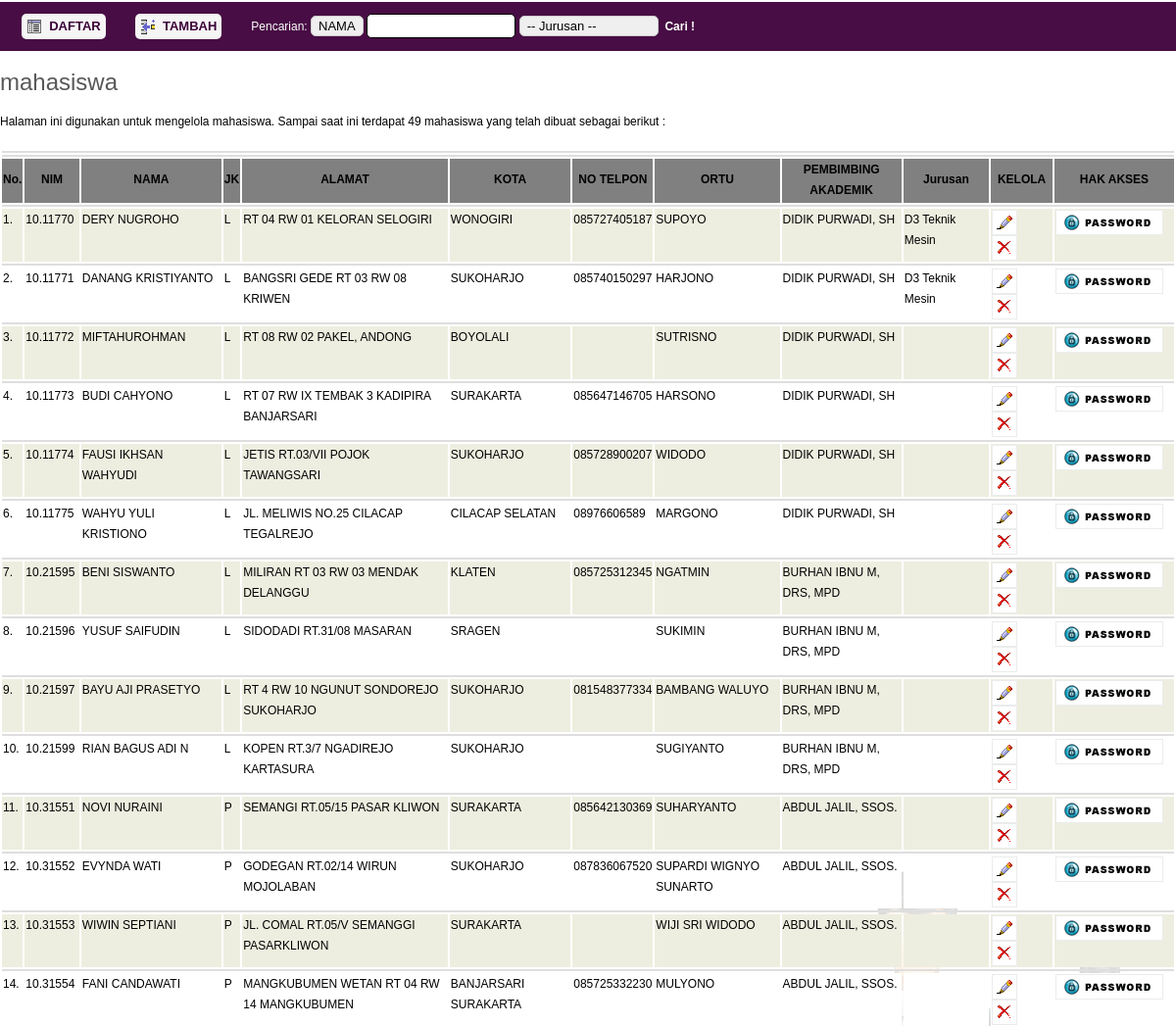
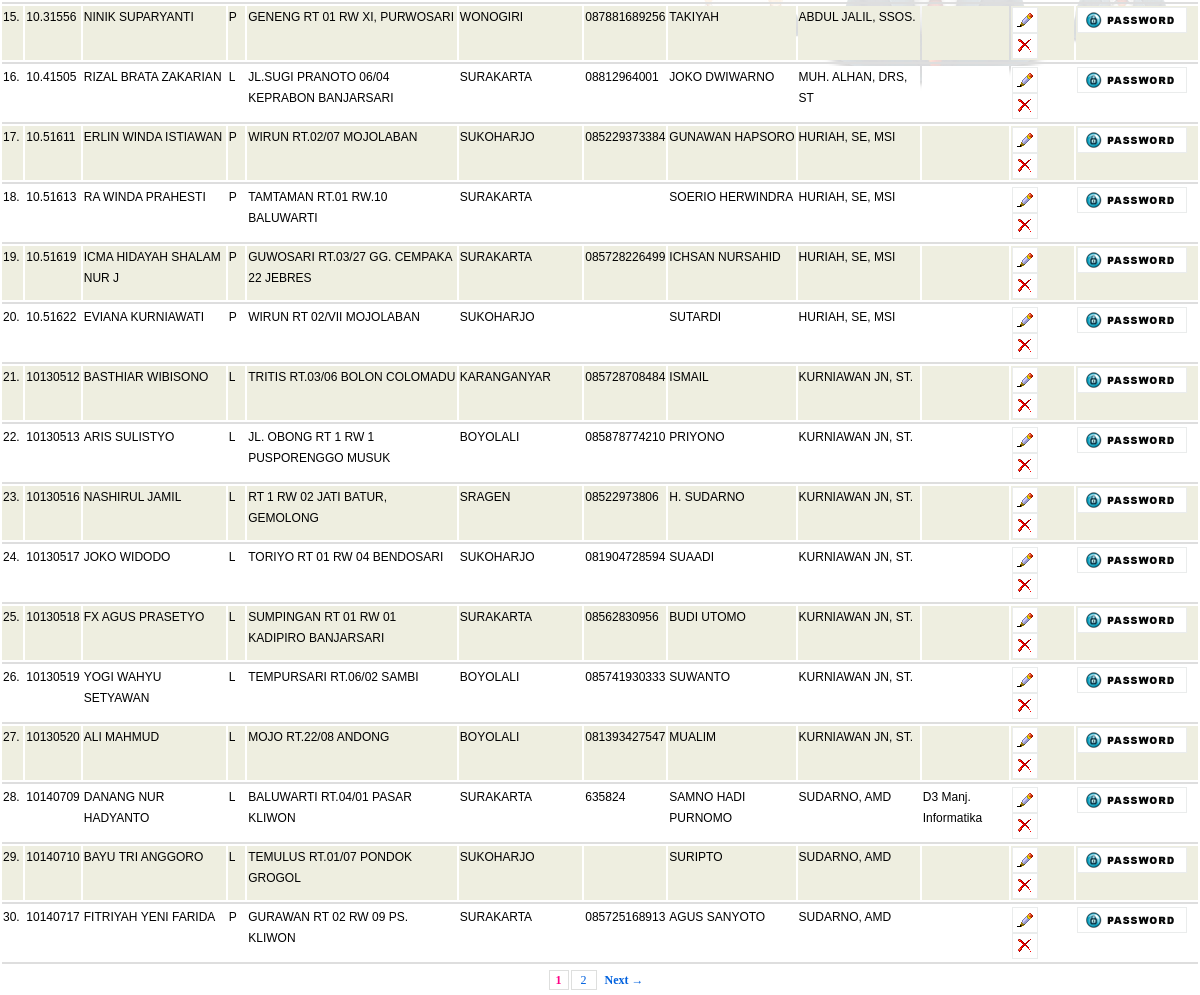
Screenshot of /app/mahasiswa/index.php (signed in) with the database file from the repository (2 pictures, top to bottom).
### tables this page shows
CREATE TABLE IF NOT EXISTS `mahasiswa` (
  `MHSID` varchar(10) NOT NULL,
  `MHSNAMA` varchar(40) DEFAULT NULL,
  `MHSJKEL` varchar(1) DEFAULT NULL,
  `MHSTMLHR` varchar(30) DEFAULT NULL,
  `MHSTGLHR` date DEFAULT NULL,
  `MHSWARGA` varchar(30) DEFAULT NULL,
  `MHSAGAMA` varchar(1) DEFAULT NULL,
  `MHSALMT` varchar(50) DEFAULT NULL,
  `MHSKOTA` varchar(30) DEFAULT NULL,
  `MHSNOTEL` varchar(15) DEFAULT NULL,
  `MHSKODEP` varchar(6) DEFAULT NULL,
  `MHSLULUS` varchar(4) DEFAULT NULL,
  `MHSASALP` varchar(50) DEFAULT NULL,
  `MHSORTUN` varchar(30) DEFAULT NULL,
  `MHSORALM` varchar(40) DEFAULT NULL,
  `MHSORKOTA` varchar(30) DEFAULT NULL,
  `MHSORKODEP` varchar(6) DEFAULT NULL,
  `MHSORPEG` varchar(4) DEFAULT NULL,
  `MHSPA` int(10) DEFAULT NULL,
  `JurusanId` int(10) DEFAULT NULL,
  `img` varchar(20) DEFAULT NULL,
  PRIMARY KEY (`MHSID`),
  KEY `MHSPA` (`MHSPA`,`JurusanId`)
);

CREATE TABLE IF NOT EXISTS `dosen` (
  `DosenId` int(10) NOT NULL,
  `DosenNama` varchar(40) DEFAULT NULL,
  `DosenAlamat` varchar(50) DEFAULT NULL,
  `DosenKota` varchar(30) DEFAULT NULL,
  `DosenTelp` varchar(12) DEFAULT NULL,
  `DosenHp` varchar(15) DEFAULT NULL,
  `DosenEmail` varchar(50) DEFAULT NULL,
  `DosenNIK` varchar(15) DEFAULT NULL,
  PRIMARY KEY (`DosenId`)
);

CREATE TABLE IF NOT EXISTS `jurusan` (
  `JurusanId` int(10) NOT NULL AUTO_INCREMENT,
  `JurusanNama` varchar(30) DEFAULT NULL,
  `kajur` varchar(15) DEFAULT NULL,
  `kodejur` varchar(4) DEFAULT NULL,
  PRIMARY KEY (`JurusanId`)
);

### app/mahasiswa/index.php (the view, shortened to what this page needs)
<?php
if($_SESSION[sebagai]=="admin" || $_SESSION[sebagai]=="staff")
{
	if(!empty($_SESSION['namauser']) || !empty($_SESSION['pwd']))
	{
	?>
		<!DOCTYPE HTML PUBLIC "-//W3C//DTD HTML 4.01 Transitional//EN" "http://www.w3.org/TR/html4/loose.dtd">
		<html>
		<head>
		<link href="../style.css" rel="stylesheet" type="text/css">
		</head>
		<body>
		<div class="main">
		  <div class="menu_nav">
			<ul>
				<li class="active"><a href="index.php"><img src="img/browse.png" alt="Lihat Data" align="left">&nbsp; <b>Daftar</b></a></li>
				<li class="active"><a href="index.php?p=module/mhs_tambah"><img src="img/sisip.png" alt="Tambah Data" align="left">&nbsp; <b> Tambah</b></a></li>
				<li class="active"><?php include('module/form_cari.php'); ?></li>
			</ul>
		  </div>
		  <div class="content">
			  <div class="mainbar">
				<div class="article">
				  <h2><span>mahasiswa</span></h2>
					<?php
					if(!empty($_GET['p']))
					{
						if(file_exists($_GET['p'].".php"))
						{
							require_once($_GET['p'].".php"); }
							else {echo "<h3 align=center><br>Error !!</h3>
							<b>Halaman yang dituju tidak ada</b>";
						}
					}
					else
					{
						$limit=30;
						$numresult=@mysql_query("select * from mahasiswa order by MHSID desc");
						$numrow=mysql_num_rows($numresult);
						if ($numrow==0)
						{
							echo "<p>Halaman ini digunakan untuk mengelola data mahasiswa. Sampai saat ini belum terdapat  mahasiswa</p>";
						}
						else
						{
							echo "<p>Halaman ini digunakan untuk mengelola mahasiswa. Sampai saat ini terdapat $numrow  mahasiswa yang telah dibuat sebagai berikut :</p>";
							$n= "0";
							$i="1";
							$offset=$_GET['offset'];
							if ($offset!=0)
							{
							$no=0+$offset;
							}
							else
							{
							$no=0;
							}
							$result=@mysql_query("select * from mahasiswa order by MHSID ASC  limit $offset,$limit");
							echo "<table border=0 width='100%'>";
							echo "<tr bgcolor=#dedede><td colspan=12></td></tr>";
							echo "<tr bgcolor=#dedede><td colspan=12></td></tr>";
							echo "<tr bgcolor=grey><th >No.</th><th>NIM</th><th>NAMA</th><TH>JK</TH><TH>ALAMAT</TH><TH>KOTA</TH><TH>NO TELPON</TH><TH>ORTU</TH><TH>PEMBIMBING AKADEMIK</TH><TH>Jurusan</TH><TH>KELOLA</TH><TH>HAK AKSES</TH></tr>";
							echo "<tr bgcolor=#dedede><td colspan=12></td></tr>";
							while ($isiresult=@mysql_fetch_array($result))
							{
								$no++;
								if ($n==0)
								{
									echo "<tr bgcolor=#eeeEE valign=top>";$n++; } else {echo "<tr bgcolor=white valign=top>";$n--;
								}
								echo "<td>$no.</td>";
								echo "<td>$isiresult[MHSID]</td>";
								echo "<td>$isiresult[MHSNAMA]</td>";
								echo "<td>$isiresult[MHSJKEL]</td>";
								echo "<td>$isiresult[MHSALMT]</td>";
								echo "<td>$isiresult[MHSKOTA]</td>";
								echo "<td>$isiresult[MHSNOTEL]</td>";
								echo "<td>$isiresult[MHSORTUN]</td>";
								$isidosen=mysql_fetch_array(mysql_query("select DosenNama from dosen where DosenId='$isiresult[MHSPA]'  "));
								echo "<td>$isidosen[DosenNama]</td>";
								$isiJurusan=mysql_fetch_array(mysql_query("select JurusanNama from jurusan where JurusanId='$isiresult[JurusanId]'  "));
								echo "<td>$isiJurusan[JurusanNama]</td>";
								echo "<td>";
								echo "<a href=index.php?p=module/mhs_tambah&id=$isiresult[MHSID]><img src='img/b_edit.png' alt='Edit'></a>";
								echo "<a href=index.php?p=module/mhs_proses&aksi=konfirmasi&id=$isiresult[MHSID]><img src='img/b_drop.png' alt='Hapus'></a>";
								echo "</td>";
								echo "<td>";
								echo "<a href=index.php?p=module/mhs_password&id=$isiresult[MHSID]><img src='img/password.png' alt='Password'></a>";
								echo "</td>";
								echo "</tr>";
								echo "<tr bgcolor=#dedede><td colspan=12></td></tr>";
							}
							echo "</table>";
							echo "<div class='paging'>";
								$halaman=intval($numrow/$limit);
								if ($numrow%$limit)
								{
									$halaman++;
								}
								for ($i1;$i<=$halaman;$i++)
								{
									$newoffset=$limit*($i-1);
									if ($_GET['offset']!=$newoffset)
									{
										echo "<a  href=index.php?offset=$newoffset style=text-decoration:none> $i </a>";
									}
									else
									{
										echo " <span class='current'><b>".$i."</b></span>";
									}
								}
								if (!(($offset/$limit)+1==$halaman) && $halaman!=1)
								{
									$newoffset=$_GET['offset']+$limit;
									echo "<span class='prevnext'><a href=index.php?&offset=$newoffset style=text-decoration:none> Next &rarr;</a></span>";
								}
								echo "</div>";
						}
				}
				?>
				</div>
				</div>
			</div>
		  </div>
		</body>
		</html>
	<?php
	}
	else
	{
		header("Location: ../../index.php");
	}
}
else
{
	echo "<center><blink><font color='red'><b>Anda tidak berhak mengkases halaman ini</b></font></blink></center>";
}
?>

### app/style.css (style rules this page uses)
body { margin:0; padding:0; color:#000000; font:normal 12px/1.8em Arial, Helvetica, sans-serif; background-color:#FFFFFF; }
html, .main { padding:0; margin:0px 0px 0px 0px; }
h2 { font:normal 24px Arial, Helvetica, sans-serif; padding:8px 0; margin:0; color:#595959; }
p { margin:8px 0; padding:0 0 8px 0; font:normal 12px/1.8em Arial, Helvetica, sans-serif; color:#000000; }
a { color:#990000; text-decoration:none; }
.header, .content, .menu_nav, .paging_nav, .fbg, .footer, form, ol, ol li, ul, .content .mainbar, .content .sidebar { margin:0; padding:0; }
.menu_nav { color:#FFFFFF; width:100%; float:left; margin-top:2px; padding:7px; display:block; background-color:#480d44; }
.menu_nav ul { list-style:none; padding:0; margin:0; }
.menu_nav li { float:left; padding:5px 15px; }
.menu_nav li a { font:normal 13px Arial, Helvetica, sans-serif; color:#3c0338; display:block; float:left; padding:5px 5px 5px 5px; background-color:#f5f5f5; text-transform:uppercase; -moz-border-radius: 5px; -webkit-border-radius: 5px; border-radius: 5px 5px 5px 5px; }
.menu_nav li.active a { text-decoration:none; color:#3c0338; }
.content { margin:0 auto; padding:30px 0 0 0; color:#000000; width:100%; }
.content .mainbar { margin:0; padding-left:10px; float:right; width:100%; background-image:url(images/bgcontent.jpg); background-attachment:fixed; background-repeat:no-repeat; background-position:right; }
.content .mainbar img { float:left; padding:4px; margin:0 10px 0 0; border:1px solid #eaecec; background-color:#fff; }
.content .mainbar .article { margin:0; padding:10px 0 0 0; }
div.paging { padding : 2px; margin : 2px; text-align : center; font-family : Tahoma; font-size : 12px; }
div.paging a { padding : 2px 6px; margin-right : 2px; border : 1px solid #DEDFDE; text-decoration : none; color : #0061DE; background-position : bottom; }
div.paging span.current { border : 1px solid #DEDFDE; padding : 2px 6px; margin-right : 2px; font-weight : bold; color : #FF0084; }
div.paging span.prevnext { font-weight : bold; }
div.paging span.prevnext a { border : none; }

### rows the page displays
mahasiswa: MHSID "10.11770", MHSNAMA "DERY NUGROHO", MHSJKEL "L", MHSALMT "RT 04 RW 01 KELORAN SELOGIRI", MHSKOTA "WONOGIRI", MHSNOTEL "085727405187", MHSORTUN "SUPOYO", dosen.DosenNama "DIDIK PURWADI, SH", JurusanId.JurusanNama "D3 Teknik Mesin"
mahasiswa: MHSID "10.11771", MHSNAMA "DANANG KRISTIYANTO", MHSJKEL "L", MHSALMT "BANGSRI GEDE RT 03 RW 08 KRIWEN", MHSKOTA "SUKOHARJO", MHSNOTEL "085740150297", MHSORTUN "HARJONO", dosen.DosenNama "DIDIK PURWADI, SH", JurusanId.JurusanNama "D3 Teknik Mesin"
mahasiswa: MHSID "10.11772", MHSNAMA "MIFTAHUROHMAN", MHSJKEL "L", MHSALMT "RT 08 RW 02 PAKEL, ANDONG", MHSKOTA "BOYOLALI", MHSORTUN "SUTRISNO", dosen.DosenNama "DIDIK PURWADI, SH"
mahasiswa: MHSID "10.11773", MHSNAMA "BUDI CAHYONO", MHSJKEL "L", MHSALMT "RT 07 RW IX TEMBAK 3 KADIPIRA BANJARSARI", MHSKOTA "SURAKARTA", MHSNOTEL "085647146705", MHSORTUN "HARSONO", dosen.DosenNama "DIDIK PURWADI, SH"
mahasiswa: MHSID "10.11774", MHSNAMA "FAUSI IKHSAN WAHYUDI", MHSJKEL "L", MHSALMT "JETIS RT.03/VII POJOK TAWANGSARI", MHSKOTA "SUKOHARJO", MHSNOTEL "085728900207", MHSORTUN "WIDODO", dosen.DosenNama "DIDIK PURWADI, SH"
mahasiswa: MHSID "10.11775", MHSNAMA "WAHYU YULI KRISTIONO", MHSJKEL "L", MHSALMT "JL. MELIWIS NO.25 CILACAP TEGALREJO", MHSKOTA "CILACAP SELATAN", MHSNOTEL "08976606589", MHSORTUN "MARGONO", dosen.DosenNama "DIDIK PURWADI, SH"
mahasiswa: MHSID "10.21595", MHSNAMA "BENI SISWANTO", MHSJKEL "L", MHSALMT "MILIRAN RT 03 RW 03 MENDAK DELANGGU", MHSKOTA "KLATEN", MHSNOTEL "085725312345", MHSORTUN "NGATMIN", dosen.DosenNama "BURHAN IBNU M, DRS, MPD"
mahasiswa: MHSID "10.21596", MHSNAMA "YUSUF SAIFUDIN", MHSJKEL "L", MHSALMT "SIDODADI RT.31/08 MASARAN", MHSKOTA "SRAGEN", MHSORTUN "SUKIMIN", dosen.DosenNama "BURHAN IBNU M, DRS, MPD"
mahasiswa: MHSID "10.21597", MHSNAMA "BAYU AJI PRASETYO", MHSJKEL "L", MHSALMT "RT 4 RW 10 NGUNUT SONDOREJO SUKOHARJO", MHSKOTA "SUKOHARJO", MHSNOTEL "081548377334", MHSORTUN "BAMBANG WALUYO", dosen.DosenNama "BURHAN IBNU M, DRS, MPD"
mahasiswa: MHSID "10.21599", MHSNAMA "RIAN BAGUS ADI N", MHSJKEL "L", MHSALMT "KOPEN RT.3/7 NGADIREJO KARTASURA", MHSKOTA "SUKOHARJO", MHSORTUN "SUGIYANTO", dosen.DosenNama "BURHAN IBNU M, DRS, MPD"
mahasiswa: MHSID "10.31551", MHSNAMA "NOVI NURAINI", MHSJKEL "P", MHSALMT "SEMANGI RT.05/15 PASAR KLIWON", MHSKOTA "SURAKARTA", MHSNOTEL "085642130369", MHSORTUN "SUHARYANTO", dosen.DosenNama "ABDUL JALIL, SSOS."
mahasiswa: MHSID "10.31552", MHSNAMA "EVYNDA WATI", MHSJKEL "P", MHSALMT "GODEGAN RT.02/14 WIRUN MOJOLABAN", MHSKOTA "SUKOHARJO", MHSNOTEL "087836067520", MHSORTUN "SUPARDI WIGNYO SUNARTO", dosen.DosenNama "ABDUL JALIL, SSOS."
mahasiswa: MHSID "10.31553", MHSNAMA "WIWIN SEPTIANI", MHSJKEL "P", MHSALMT "JL. COMAL RT.05/V SEMANGGI PASARKLIWON", MHSKOTA "SURAKARTA", MHSORTUN "WIJI SRI WIDODO", dosen.DosenNama "ABDUL JALIL, SSOS."
mahasiswa: MHSID "10.31554", MHSNAMA "FANI CANDAWATI", MHSJKEL "P", MHSALMT "MANGKUBUMEN WETAN RT 04 RW 14 MANGKUBUMEN", MHSKOTA "BANJARSARI SURAKARTA", MHSNOTEL "085725332230", MHSORTUN "MULYONO", dosen.DosenNama "ABDUL JALIL, SSOS."
mahasiswa: MHSID "10.31556", MHSNAMA "NINIK SUPARYANTI", MHSJKEL "P", MHSALMT "GENENG RT 01 RW XI, PURWOSARI", MHSKOTA "WONOGIRI", MHSNOTEL "087881689256", MHSORTUN "TAKIYAH", dosen.DosenNama "ABDUL JALIL, SSOS."
mahasiswa: MHSID "10.41505", MHSNAMA "RIZAL BRATA ZAKARIAN", MHSJKEL "L", MHSALMT "JL.SUGI PRANOTO 06/04 KEPRABON BANJARSARI", MHSKOTA "SURAKARTA", MHSNOTEL "08812964001", MHSORTUN "JOKO DWIWARNO", dosen.DosenNama "MUH. ALHAN, DRS, ST"
mahasiswa: MHSID "10.51611", MHSNAMA "ERLIN WINDA ISTIAWAN", MHSJKEL "P", MHSALMT "WIRUN RT.02/07 MOJOLABAN", MHSKOTA "SUKOHARJO", MHSNOTEL "085229373384", MHSORTUN "GUNAWAN HAPSORO", dosen.DosenNama "HURIAH, SE, MSI"
mahasiswa: MHSID "10.51613", MHSNAMA "RA WINDA PRAHESTI", MHSJKEL "P", MHSALMT "TAMTAMAN RT.01 RW.10 BALUWARTI", MHSKOTA "SURAKARTA", MHSORTUN "SOERIO HERWINDRA", dosen.DosenNama "HURIAH, SE, MSI"
mahasiswa: MHSID "10.51619", MHSNAMA "ICMA HIDAYAH SHALAM NUR J", MHSJKEL "P", MHSALMT "GUWOSARI RT.03/27 GG. CEMPAKA 22 JEBRES", MHSKOTA "SURAKARTA", MHSNOTEL "085728226499", MHSORTUN "ICHSAN NURSAHID", dosen.DosenNama "HURIAH, SE, MSI"
mahasiswa: MHSID "10.51622", MHSNAMA "EVIANA KURNIAWATI", MHSJKEL "P", MHSALMT "WIRUN RT 02/VII MOJOLABAN", MHSKOTA "SUKOHARJO", MHSORTUN "SUTARDI", dosen.DosenNama "HURIAH, SE, MSI"
mahasiswa: MHSID "10130512", MHSNAMA "BASTHIAR WIBISONO", MHSJKEL "L", MHSALMT "TRITIS RT.03/06 BOLON COLOMADU", MHSKOTA "KARANGANYAR", MHSNOTEL "085728708484", MHSORTUN "ISMAIL", dosen.DosenNama "KURNIAWAN JN, ST."
mahasiswa: MHSID "10130513", MHSNAMA "ARIS SULISTYO", MHSJKEL "L", MHSALMT "JL. OBONG RT 1 RW 1 PUSPORENGGO MUSUK", MHSKOTA "BOYOLALI", MHSNOTEL "085878774210", MHSORTUN "PRIYONO", dosen.DosenNama "KURNIAWAN JN, ST."
mahasiswa: MHSID "10130516", MHSNAMA "NASHIRUL JAMIL", MHSJKEL "L", MHSALMT "RT 1 RW 02 JATI BATUR, GEMOLONG", MHSKOTA "SRAGEN", MHSNOTEL "08522973806", MHSORTUN "H. SUDARNO", dosen.DosenNama "KURNIAWAN JN, ST."
mahasiswa: MHSID "10130517", MHSNAMA "JOKO WIDODO", MHSJKEL "L", MHSALMT "TORIYO RT 01 RW 04 BENDOSARI", MHSKOTA "SUKOHARJO", MHSNOTEL "081904728594", MHSORTUN "SUAADI", dosen.DosenNama "KURNIAWAN JN, ST."
mahasiswa: MHSID "10130518", MHSNAMA "FX AGUS PRASETYO", MHSJKEL "L", MHSALMT "SUMPINGAN RT 01 RW 01 KADIPIRO BANJARSARI", MHSKOTA "SURAKARTA", MHSNOTEL "08562830956", MHSORTUN "BUDI UTOMO", dosen.DosenNama "KURNIAWAN JN, ST."
mahasiswa: MHSID "10130519", MHSNAMA "YOGI WAHYU SETYAWAN", MHSJKEL "L", MHSALMT "TEMPURSARI RT.06/02 SAMBI", MHSKOTA "BOYOLALI", MHSNOTEL "085741930333", MHSORTUN "SUWANTO", dosen.DosenNama "KURNIAWAN JN, ST."
mahasiswa: MHSID "10130520", MHSNAMA "ALI MAHMUD", MHSJKEL "L", MHSALMT "MOJO RT.22/08 ANDONG", MHSKOTA "BOYOLALI", MHSNOTEL "081393427547", MHSORTUN "MUALIM", dosen.DosenNama "KURNIAWAN JN, ST."
mahasiswa: MHSID "10140709", MHSNAMA "DANANG NUR HADYANTO", MHSJKEL "L", MHSALMT "BALUWARTI RT.04/01 PASAR KLIWON", MHSKOTA "SURAKARTA", MHSNOTEL "635824", MHSORTUN "SAMNO HADI PURNOMO", dosen.DosenNama "SUDARNO, AMD", JurusanId.JurusanNama "D3 Manj. Informatika"
mahasiswa: MHSID "10140710", MHSNAMA "BAYU TRI ANGGORO", MHSJKEL "L", MHSALMT "TEMULUS RT.01/07 PONDOK GROGOL", MHSKOTA "SUKOHARJO", MHSORTUN "SURIPTO", dosen.DosenNama "SUDARNO, AMD"
mahasiswa: MHSID "10140717", MHSNAMA "FITRIYAH YENI FARIDA", MHSJKEL "P", MHSALMT "GURAWAN RT 02 RW 09 PS. KLIWON", MHSKOTA "SURAKARTA", MHSNOTEL "085725168913", MHSORTUN "AGUS SANYOTO", dosen.DosenNama "SUDARNO, AMD"

### other values shown
$numrow "49"
